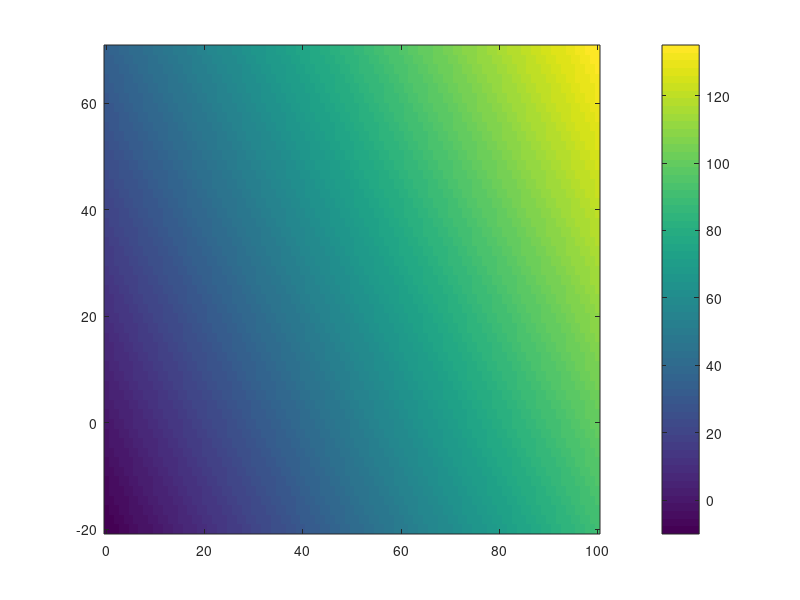

This chart was generated by the following MATLAB code: (Note: this script raises an error after producing the figure.)
% Test of drawing a CARTESIAN MATRIX by various output utilities.
%
% Cartesian matrix z means a matrix
%	z = rows(z) x cols(z) = length(x) x length(y)
% and thus
%	z(i,j) = f(x(i),y(j))
%
% Then, in the usual output of Octave/Matlab, typing:
%        z        % position your monitor on its left-hand edge
%        rot90(z) % view z normally as you would expect from a cartesian system
%
% Result of this script: It presents the way how to work with cartesian
% systems.
%
% Author: Petr Mikulik
%
% History:
%	10. 8. 2010: Minor update.
%	 1. 6. 2009: Updated for Octave 3
%	13. 6. 2004: Original version for Octave 2

% Create a cartesian matrix.
x = linspace(0,100,101);
y = linspace(-20,70,51);
[yy, xx] = meshgrid(y,x); % NOTE THE REVERSED ORDER!
z = xx + yy/2;
% => now z is cartesian, try to have a look to elements z(ix,iy)

if exist('pm3d')
    colormap(pm3d(128));
end

% Display the cartesian matrix by "imagesc" command.
imagesc(x,y,z'); axis xy; colorbar
'Press ENTER to continue...'
pause;

% Note save it to gnuplot binary file, and let gnuplot draw it:
if exist('savegpbin')
    savegpbin(x, y, z, 'a.gpbin');
    if 0
	% gset 'xlabel "x_axis"'
	% gset 'ylabel "y_axis"'
	% gset autoscale fix
	% gset pm3d map
	% graw('splot "a.gpbin" binary\n');
    end
end

% Now with output via edf files:
h = pmedf_emptyHeader;
h = pmedf_putInHeader(h, 'DataType', 'FloatValue');
h = pmedf_putInHeader(h, 'PSize_1', x(2)-x(1));
h = pmedf_putInHeader(h, 'PSize_2', y(2)-y(1));
h = pmedf_write('a.edf', h, fliplr(z));
h = pmedf_writeWithRasterAxes('b.edf', h, fliplr(z), 'XrightYdown');
h = pmedf_writeWithRasterAxes('c.edf', h, z, 'XrightYup');

% eof
